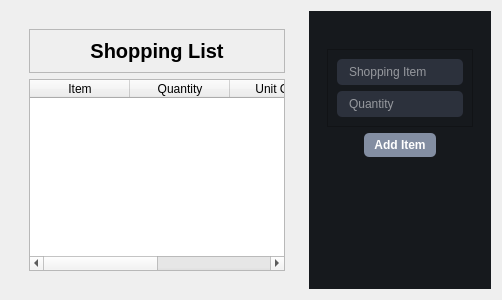
               <widget class="QWidget" name="shoppingListPage">
                <layout class="QHBoxLayout" name="horizontalLayout_10">
                 <item>
                  <widget class="QWidget" name="ListContainer" native="true">
                   <layout class="QVBoxLayout" name="verticalLayout_11">
                    <item>
                     <widget class="QWidget" name="widget_5" native="true">
                      <layout class="QVBoxLayout" name="verticalLayout_29">
                       <item>
                        <widget class="QFrame" name="frame_14">
                         <property name="frameShape">
                          <enum>QFrame::StyledPanel</enum>
                         </property>
                         <property name="frameShadow">
                          <enum>QFrame::Raised</enum>
                         </property>
                         <layout class="QHBoxLayout" name="horizontalLayout_14">
                          <item>
                           <widget class="QLabel" name="label_18">
                            <property name="enabled">
                             <bool>true</bool>
                            </property>
                            <property name="sizePolicy">
                             <sizepolicy hsizetype="Preferred" vsizetype="Minimum">
                              <horstretch>0</horstretch>
                              <verstretch>0</verstretch>
                             </sizepolicy>
                            </property>
                            <property name="font">
                             <font>
                              <pointsize>15</pointsize>
                              <weight>75</weight>
                              <bold>true</bold>
                             </font>
                            </property>
                            <property name="text">
                             <string>Shopping List</string>
                            </property>
                            <property name="alignment">
                             <set>Qt::AlignHCenter|Qt::AlignTop</set>
                            </property>
                           </widget>
                          </item>
                         </layout>
                        </widget>
                       </item>
                       <item>
                        <widget class="QTableWidget" name="shoppingTable">
                         <column>
                          <property name="text">
                           <string>Item</string>
                          </property>
                         </column>
                         <column>
                          <property name="text">
                           <string>Quantity</string>
                          </property>
                         </column>
                         <column>
                          <property name="text">
                           <string>Unit Cost</string>
                          </property>
                         </column>
                         <column>
                          <property name="text">
                           <string>Cost</string>
                          </property>
                         </column>
                        </widget>
                       </item>
                      </layout>
                     </widget>
                    </item>
                   </layout>
                  </widget>
                 </item>
                 <item alignment="Qt::AlignRight">
                  <widget class="QCustomSlideMenu" name="RightMenuContainer" native="true">
                   <property name="maximumSize">
                    <size>
                     <width>300</width>
                     <height>16777215</height>
                    </size>
                   </property>
                   <property name="styleSheet">
                    <string notr="true">*{
background-color: rgb(22, 25, 29);
color: rgb(255, 255, 255);
}

QLineEdit{
	background-color: rgb(44, 49, 60);
	padding: 5px 10px;
	border-radius: 5px
}</string>
                   </property>
                   <layout class="QVBoxLayout" name="verticalLayout_30">
                    <item alignment="Qt::AlignTop">
                     <widget class="QWidget" name="widget_6" native="true">
                      <layout class="QVBoxLayout" name="verticalLayout_31">
                       <item alignment="Qt::AlignHCenter">
                        <widget class="QLabel" name="label_9">
                         <property name="maximumSize">
                          <size>
                           <width>70</width>
                           <height>70</height>
                          </size>
                         </property>
                         <property name="text">
                          <string/>
                         </property>
                         <property name="pixmap">
                          <pixmap resource="resources.qrc">:/white /White Icons/edit.svg</pixmap>
                         </property>
                         <property name="scaledContents">
                          <bool>true</bool>
                         </property>
                        </widget>
                       </item>
                       <item>
                        <widget class="QFrame" name="frame_13">
                         <property name="frameShape">
                          <enum>QFrame::StyledPanel</enum>
                         </property>
                         <property name="frameShadow">
                          <enum>QFrame::Raised</enum>
                         </property>
                         <layout class="QVBoxLayout" name="verticalLayout_32">
                          <item>
                           <widget class="QLineEdit" name="item_edit">
                            <property name="placeholderText">
                             <string>Shopping Item</string>
                            </property>
                           </widget>
                          </item>
                          <item>
                           <widget class="QLineEdit" name="quantity_edit">
                            <property name="placeholderText">
                             <string>Quantity</string>
                            </property>
                           </widget>
                          </item>
                         </layout>
                        </widget>
                       </item>
                       <item alignment="Qt::AlignHCenter">
                        <widget class="QPushButton" name="addToListBtn">
                         <property name="font">
                          <font>
                           <weight>75</weight>
                           <bold>true</bold>
                          </font>
                         </property>
                         <property name="cursor">
                          <cursorShape>PointingHandCursor</cursorShape>
                         </property>
                         <property name="styleSheet">
                          <string notr="true">background-color: rgb(131, 142, 162);
border-radius: 5px;
padding: 5px 10px</string>
                         </property>
                         <property name="text">
                          <string>Add Item</string>
                         </property>
                         <property name="icon">
                          <iconset resource="resources.qrc">
                           <normaloff>:/white /White Icons/file-plus.svg</normaloff>:/white /White Icons/file-plus.svg</iconset>
                         </property>
                         <property name="checkable">
                          <bool>false</bool>
                         </property>
                        </widget>
                       </item>
                      </layout>
                     </widget>
                    </item>
                   </layout>
                  </widget>
                 </item>
                </layout>
               </widget>
